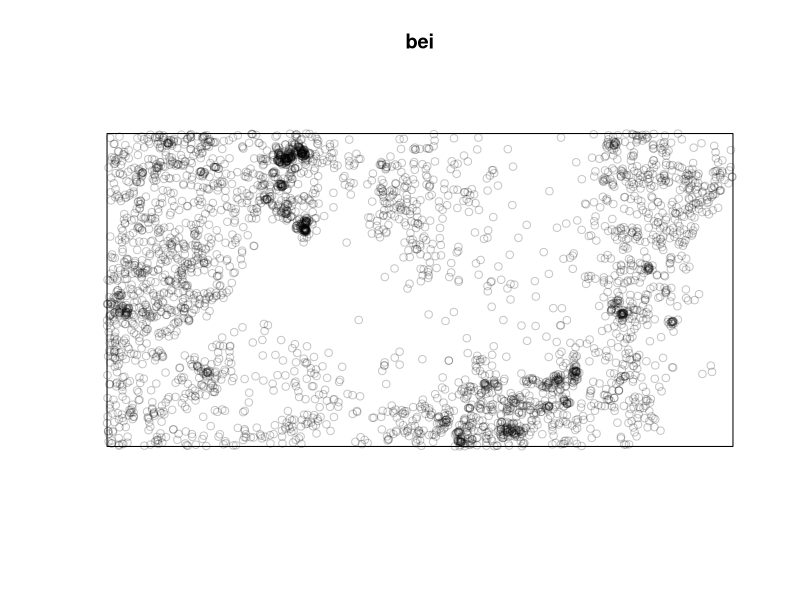
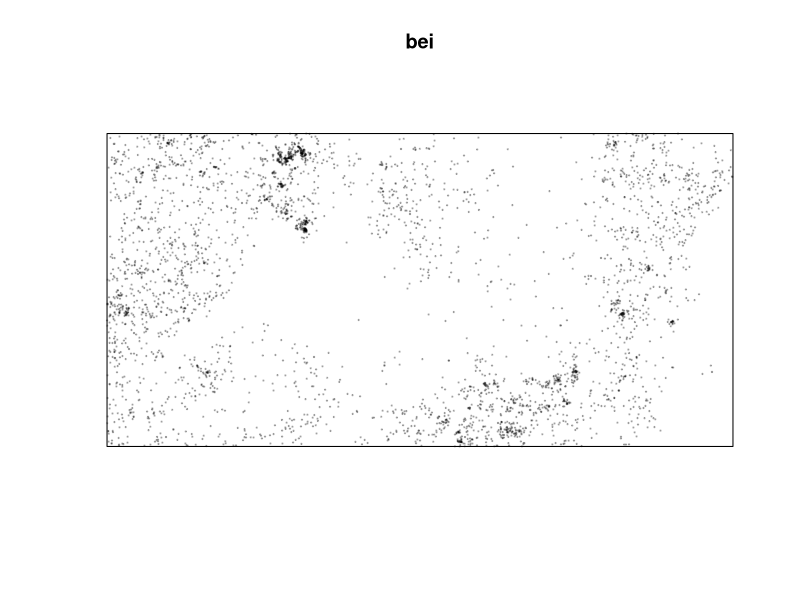
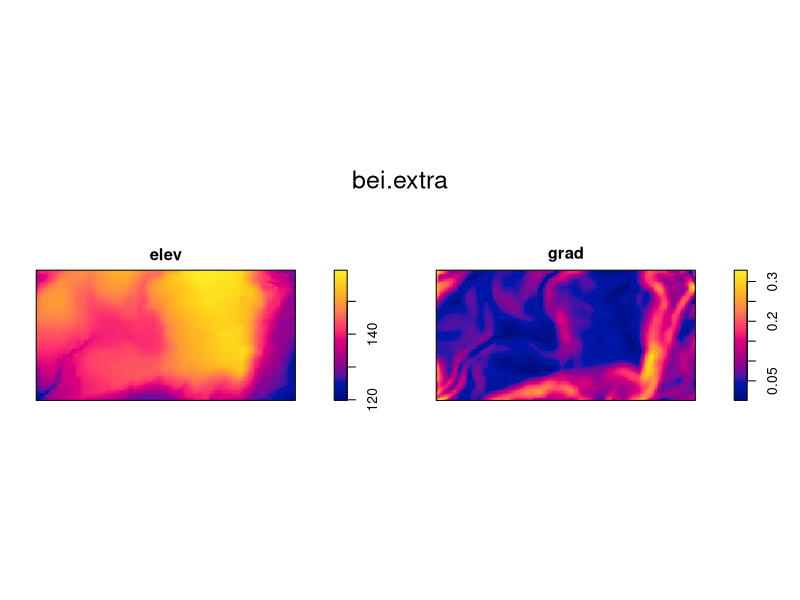
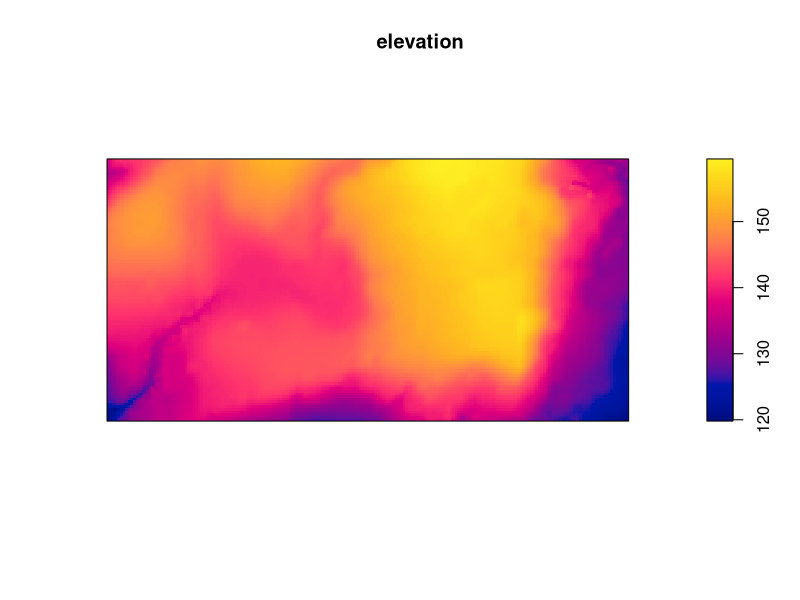
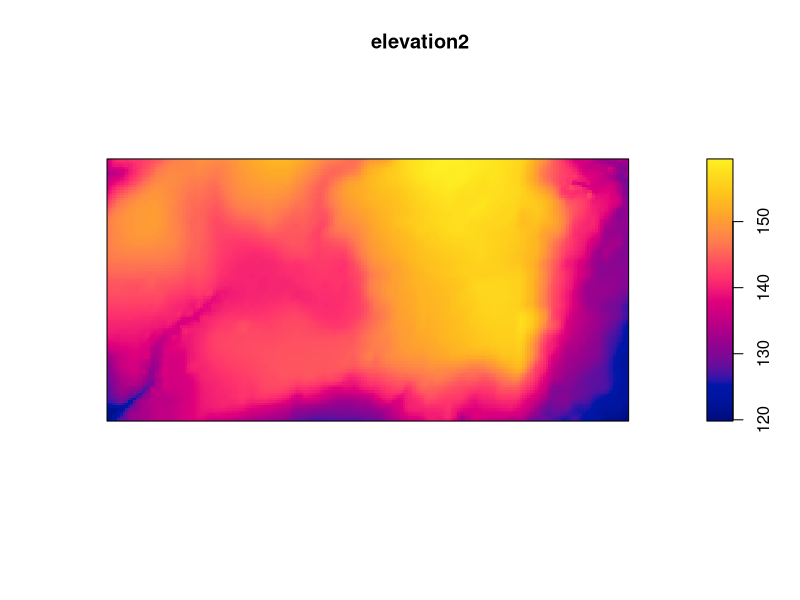

Source code (R) for these figures, in order:
#Let's work with some code related to population ecology.

# a package is needed for point pattern analysis: spatstat
# we can add packages from CRAN (The Comprehensive R Archive Network) 
install.packages("spatstat")
library(spatstat) #to check
#if we want to see the data description, we can go on CRAN website. https://CRAN.R-project.org/package=spatstat

#let's use the bei dataset, that is inside spatstat
bei 
#we now want to plot the data
plot(bei)
#we see points representing trees monitored in Amazzonia
#if we want to change plot charactestics, we can use cex (0.5 or .5) for the size and pch for the points symbol.
plot(bei, cex=0.2, pch=19)

#to see an image file (raster)
bei.extra
plot(bei.extra)

#let's use only part of the bei dataset: elev
bei.extra$elev

#simplifying

elevation <- bei.extra$elev
plot(elevation)
# selecting the first element

elevation2 <- bei.extra[[1]]
plot (elevation2)
